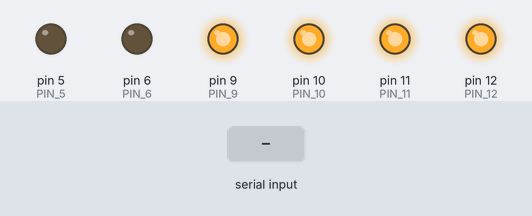
Bench run of a sketch on a simulated Arduino Uno, built with avr-gcc and run on an emulated ATmega328P. On the bench: output pins drawn as LEDs (lit = HIGH). The inputs (shaded band) are chosen by the test bench. What the sketch prints to the serial monitor is not drawn.

Above: at 1.2 s.
1.3 s: "a" received over the second serial link
At 1.9 s:
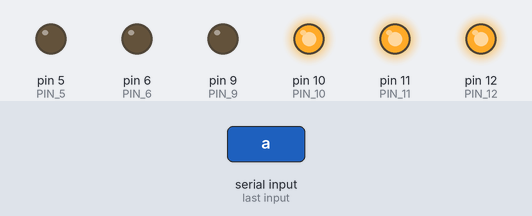
2.8 s: "b" received over the second serial link
At 4.0 s:
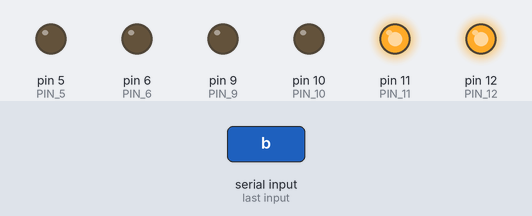
4.3 s: "c" received over the second serial link
At 5.3 s:
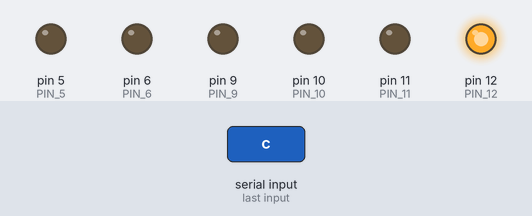
5.8 s: "d" received over the second serial link
At 6.5 s:
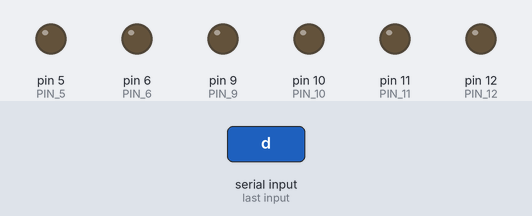
7.3 s: "h" received over the second serial link
At 7.7 s:
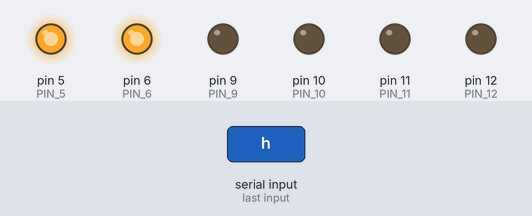
8.8 s: "o" received over the second serial link
At 9.1 s:
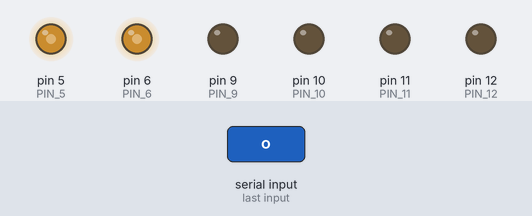
Timing chart, 0 to 11.3 s (numbered marks = the images above; inputs shaded):
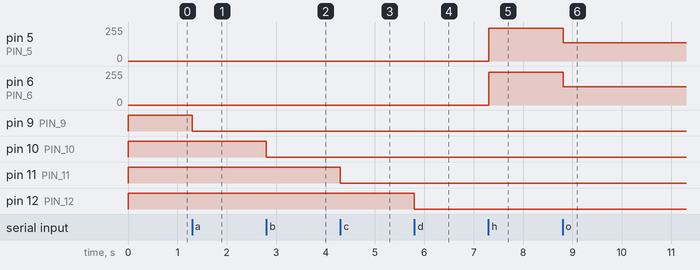

The sketch:

arduino_bridge.ino
```cpp
#define PC_BAUDRATE 9600
#define BLUETOOTH_BAUDRATE 9600
#define PIN_5 5
#define PIN_6 6

#define PIN_9 9
#define PIN_10 10
#define PIN_11 11
#define PIN_12 12

#define BT_RXD 8
#define BT_TXD 7

#include <SoftwareSerial.h>
SoftwareSerial SerialBT(BT_RXD, BT_TXD); // RX, TX

bool A = true;
bool B = true;
bool C = true;
bool D = true;
int analogCount = 0;

// setPwmFrequency-------------------------------------

// void setPwmFrequency(int pin, int divisor) {
//   byte mode;
//   if(pin == 5 || pin == 6 || pin == 9 || pin == 10) {
//     switch(divisor) {
//       case 1: mode = 0x01; break;
//       case 8: mode = 0x02; break;
//       case 64: mode = 0x03; break;
//       case 256: mode = 0x04; break;
//       case 1024: mode = 0x05; break;
//       default: return;
//     }
//     if(pin == 5 || pin == 6) {
//       TCCR0B = TCCR0B & 0b11111000 | mode;
//     } else {
//       TCCR1B = TCCR1B & 0b11111000 | mode;
//     }
//   } else if(pin == 3 || pin == 11) {
//     switch(divisor) {
//       case 1: mode = 0x01; break;
//       case 8: mode = 0x02; break;
//       case 32: mode = 0x03; break;
//       case 64: mode = 0x04; break;
//       case 128: mode = 0x05; break;
//       case 256: mode = 0x06; break;
//       case 1024: mode = 0x07; break;
//       default: return;
//     }
//     TCCR2B = TCCR2B & 0b11111000 | mode;
//   }
// }

void setup()
{
  Serial.println('hello world');
  // setPwmFrequency(5,1024);

  // 5 and 6 pins set 60hz
  TCCR0B = (TCCR0B & 0b11111000) | 0x05;

  // 9 and 10 pins set 120hz
  // TCCR1B = (TCCR1B & 0b11111000) | 0x04;
  // TCCR1A |= B00110000; //9 ~ 10pin output with inverted output

  // invert 6 pin
  // TCCR0A = TCCR0A & ~B00110000; //switch off output B
  TCCR0A |= 0x30; //5 ~ 6pin output with inverted output

  pinMode(PIN_5, OUTPUT);
  pinMode(PIN_6, OUTPUT);
  pinMode(PIN_9, OUTPUT);
  pinMode(PIN_10, OUTPUT);
  pinMode(PIN_11, OUTPUT);
  pinMode(PIN_12, OUTPUT);

  digitalWrite(PIN_9, HIGH);
  digitalWrite(PIN_10, HIGH);
  digitalWrite(PIN_11, HIGH);
  digitalWrite(PIN_12, HIGH);

  Serial.begin(PC_BAUDRATE);
  SerialBT.begin(BLUETOOTH_BAUDRATE);

  // -------relay module init------

  // for (int i = 8; i <= 11; i++)
  // {
  //   pinMode(i, OUTPUT);
  //   digitalWrite(i, HIGH);
  // }
}

void loop()
{


  if (SerialBT.available())

  {
    char data = SerialBT.read();

    if (data == 'a')
    {
      digitalWrite(PIN_9, A ? LOW : HIGH);
      A = !A;
    }
    else if (data == 'b')
    {
      digitalWrite(PIN_10, B ? LOW : HIGH);
      B = !B;
    }
    else if (data == 'c')
    {
      digitalWrite(PIN_11, C ? LOW : HIGH);
      C = !C;
    }
    else if (data == 'd')
    {
      digitalWrite(PIN_12, D ? LOW : HIGH);
      D = !D;
    }
    else if (data == 'h')
    {
      if (analogCount <= 118)
      {
        analogCount += 9;
      }
    }
    else if (data == 'l')
    {
      if (analogCount > 0)
      {
        analogCount -= 9;
      }
    }
    else if (data == 'o')
    {
      analogCount = 118;
    }
    else if (data == 'f')
    {
      analogCount = 0;
    }

    Serial.print(data);
  }


  if (Serial.available())
  {
    SerialBT.write(Serial.read());
  }

  analogWrite(PIN_5, analogCount);
  analogWrite(PIN_6, -analogCount);
}
```

Measured:
- after the input at 1.3 s, pin 9 (PIN_9): HIGH → LOW at once
- after the input at 2.8 s, pin 10 (PIN_10): HIGH → LOW at once
- after the input at 4.3 s, pin 11 (PIN_11): HIGH → LOW at once
- after the input at 5.8 s, pin 12 (PIN_12): HIGH → LOW at once
- after the input at 7.3 s, pin 5 (PIN_5): 0/255 → 245/255 at once; pin 6 (PIN_6): 0/255 → 247/255 at once
- after the input at 8.8 s, pin 5 (PIN_5): 245/255 → 136/255 at once; pin 6 (PIN_6): 247/255 → 138/255 at once
